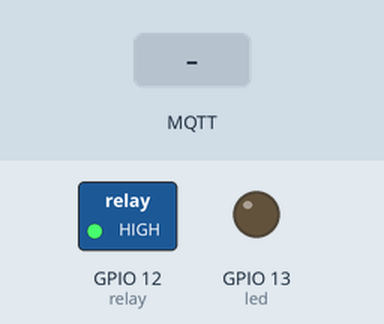
Simulated run of this sketch. Board: ESP8266 (NodeMCU). On the bench: switched loads named in the sketch (green lamp = pin HIGH), output pins drawn as LEDs (lit = HIGH). The test bench sets the inputs (shaded band). WiFi joins after 1.5 s; servers stay silent unless stated; no MQTT or app messages arrive unless stated; what the sketch prints to the serial monitor is not drawn.

Above: at 2.7 s.
2.8 s: MQTT message "1" arrives on the first subscribed topic
At 3.9 s:
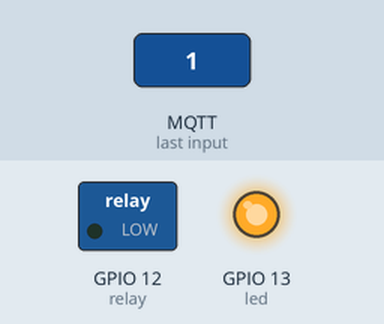
6.5 s: MQTT message "1" arrives on the second subscribed topic
At 6.9 s:
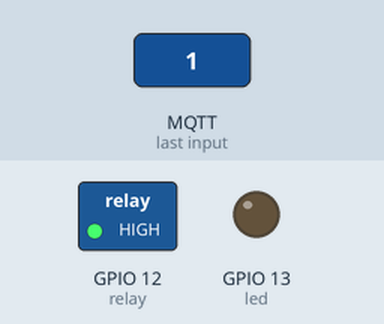
8.0 s: MQTT message "5" arrives on the first subscribed topic
At 9.2 s:
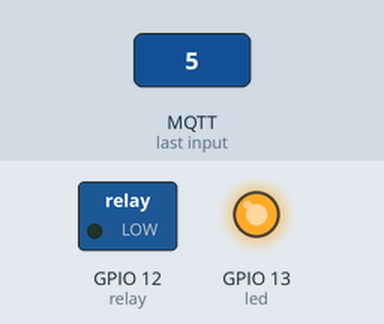
Timing chart, 0 to 11.0 s (numbered marks = the images above; inputs shaded):
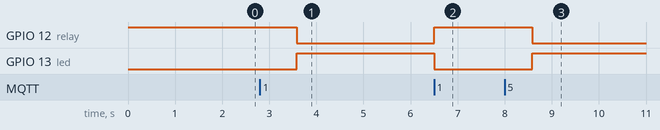

Measured:
- after the input at 2.8 s, GPIO 12 (relay): HIGH → LOW after 0.78 s; GPIO 13 (led): LOW → HIGH after 0.78 s
- after the input at 6.5 s, GPIO 12 (relay): LOW → HIGH at once; GPIO 13 (led): HIGH → LOW at once
- after the input at 8.0 s, GPIO 12 (relay): HIGH → LOW after 0.59 s; GPIO 13 (led): LOW → HIGH after 0.59 s

The sketch:

node_server.ino
```cpp
#include <ESP8266WiFi.h>
#include <PubSubClient.h>
#define relay 12
#define led 13

const char* ssid = "KIARA15A";
const char* password = "";
const char* mqtt_server = "192.168.111.134";
double sum=0;
byte counter;
unsigned long prevHitung;

WiFiClient espClient;
PubSubClient client(espClient);

void setup() {
  Serial.begin(9600);
  pinMode(relay, OUTPUT);
  pinMode(led, OUTPUT);
  digitalWrite(relay, HIGH);
  digitalWrite(led, LOW);

  setup_wifi();
  client.setServer(mqtt_server, 1883);
  client.setCallback(callback);
}

void loop() {
  if (!client.connected()) {
    reconnect();
  }
  client.loop();
  if(millis() - prevHitung > 1000) {
    double acc_avg = sum/counter;
    if(acc_avg > 0.2) {
      Serial.print("Gempa:");
      Serial.println(acc_avg);
      char msg[10];
      sprintf(msg, "Gempa:%f",acc_avg);
      client.publish("notifikasi",msg);
      digitalWrite(relay, LOW);
      digitalWrite(led, HIGH);
    }
    sum=0;counter=0;
    prevHitung = millis();
  }
}

void setup_wifi() {

  delay(10);
  Serial.println();
  Serial.print("Connecting to ");
  Serial.println(ssid);

  WiFi.begin(ssid, password);

  while (WiFi.status() != WL_CONNECTED) {
    delay(500);
    Serial.print(".");
  }

  Serial.println("");
  Serial.println("WiFi connected");
  Serial.println("IP address: ");
  Serial.println(WiFi.localIP());
}

void callback(char* topic, byte* payload, unsigned int length) {
  Serial.print("Received[");
  Serial.print(topic);
  Serial.print("]:");
  if(strcmp(topic,"relay") == 0) {
    char msg = (char)payload[0];
    Serial.println(msg);
    if(msg == '1') {
      digitalWrite(relay, HIGH);
      digitalWrite(led, LOW);
    }
    else {
      digitalWrite(relay, LOW);
      digitalWrite(led, HIGH);
    }
  }
  else {
    char buff[length];
    for (int i = 0; i < length; i++) {
      buff[i] = (char)payload[i];
    }
    double acc = atof(buff);
    Serial.println(acc);
    if(acc < 0) {acc=acc*-1;}
    sum += acc;
    counter++;
  }
}

void reconnect() {
  // Loop until we're reconnected
  while (!client.connected()) {
    Serial.print("Attempting MQTT connection...");
    String clientId = "ESP8266Client-nodeServer";
    // Attempt to connect
    if (client.connect(clientId.c_str())) {
      Serial.println("connected");
      client.publish("nodeServer", "hello world");
      client.subscribe("sumbux");
      client.subscribe("relay");
    } else {
      Serial.print("failed, rc=");
      Serial.print(client.state());
      Serial.println(" try again in 5 seconds");
      // Wait 5 seconds before retrying
      delay(5000);
    }
  }
}
```
